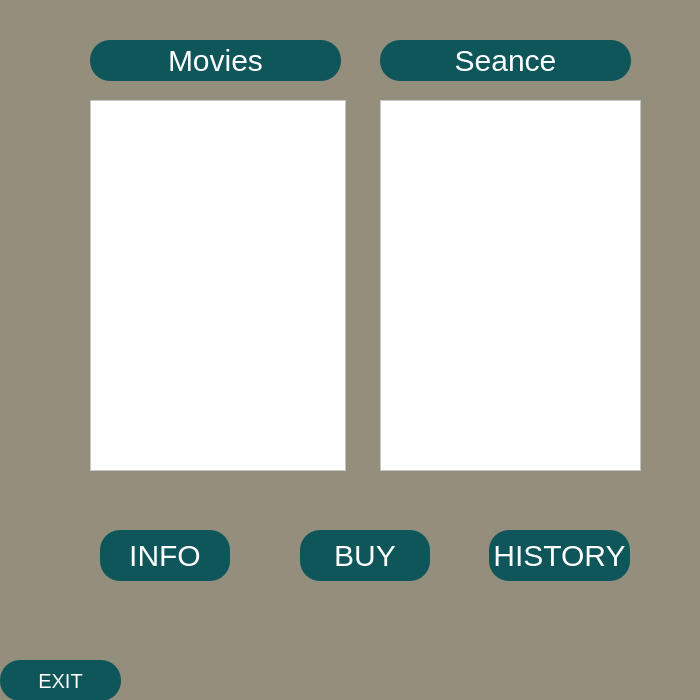
<?xml version="1.0" encoding="UTF-8"?>
<ui version="4.0">
 <class>Main_wind</class>
 <widget class="QWidget" name="Main_wind">
  <property name="geometry">
   <rect>
    <x>0</x>
    <y>0</y>
    <width>700</width>
    <height>700</height>
   </rect>
  </property>
  <property name="windowTitle">
   <string>Form</string>
  </property>
  <property name="styleSheet">
   <string notr="true">background-color: rgb(148, 143, 124);</string>
  </property>
  <widget class="QLabel" name="label_2">
   <property name="geometry">
    <rect>
     <x>380</x>
     <y>40</y>
     <width>251</width>
     <height>41</height>
    </rect>
   </property>
   <property name="styleSheet">
    <string notr="true">background-color: rgb(15, 86, 90);
color: rgb(255, 255, 255);
font-size: 30px;
border-radius: 20px</string>
   </property>
   <property name="text">
    <string>&lt;html&gt;&lt;head/&gt;&lt;body&gt;&lt;p align=&quot;center&quot;&gt;Seance&lt;/p&gt;&lt;/body&gt;&lt;/html&gt;</string>
   </property>
  </widget>
  <widget class="QPushButton" name="history">
   <property name="geometry">
    <rect>
     <x>489</x>
     <y>530</y>
     <width>141</width>
     <height>51</height>
    </rect>
   </property>
   <property name="styleSheet">
    <string notr="true">QPushButton:hover{
	background-color: rgb(23, 137, 143);
	color: rgb(255, 255, 255);
	font-size: 30px;
	border-radius: 20px
}
QPushButton:pressed{
	background-color:rgb(14, 85, 89);
	color: rgb(255, 255, 255);
	font-size: 30px;
	border-radius: 20px
}
QPushButton{
background-color: rgb(15, 86, 90);
color: rgb(255, 255, 255);
font-size: 30px;
border-radius: 20px
}
</string>
   </property>
   <property name="text">
    <string>HISTORY</string>
   </property>
  </widget>
  <widget class="QTableView" name="movies_table">
   <property name="geometry">
    <rect>
     <x>90</x>
     <y>100</y>
     <width>256</width>
     <height>371</height>
    </rect>
   </property>
   <property name="styleSheet">
    <string notr="true">background-color: rgb(255, 255, 255);</string>
   </property>
  </widget>
  <widget class="QPushButton" name="info">
   <property name="geometry">
    <rect>
     <x>100</x>
     <y>530</y>
     <width>130</width>
     <height>51</height>
    </rect>
   </property>
   <property name="styleSheet">
    <string notr="true">QPushButton:hover{
	background-color: rgb(23, 137, 143);
	color: rgb(255, 255, 255);
	font-size: 30px;
	border-radius: 20px
}
QPushButton:pressed{
	background-color:rgb(14, 85, 89);
	color: rgb(255, 255, 255);
	font-size: 30px;
	border-radius: 20px
}
QPushButton{
background-color: rgb(15, 86, 90);
color: rgb(255, 255, 255);
font-size: 30px;
border-radius: 20px
}
</string>
   </property>
   <property name="text">
    <string>INFO</string>
   </property>
  </widget>
  <widget class="QPushButton" name="buy_tickets">
   <property name="geometry">
    <rect>
     <x>300</x>
     <y>530</y>
     <width>130</width>
     <height>51</height>
    </rect>
   </property>
   <property name="styleSheet">
    <string notr="true">QPushButton:hover{
	background-color: rgb(23, 137, 143);
	color: rgb(255, 255, 255);
	font-size: 30px;
	border-radius: 20px
}
QPushButton:pressed{
	background-color:rgb(14, 85, 89);
	color: rgb(255, 255, 255);
	font-size: 30px;
	border-radius: 20px
}
QPushButton{
background-color: rgb(15, 86, 90);
color: rgb(255, 255, 255);
font-size: 30px;
border-radius: 20px
}
</string>
   </property>
   <property name="text">
    <string>BUY</string>
   </property>
  </widget>
  <widget class="QLabel" name="label">
   <property name="geometry">
    <rect>
     <x>90</x>
     <y>40</y>
     <width>251</width>
     <height>41</height>
    </rect>
   </property>
   <property name="styleSheet">
    <string notr="true">background-color: rgb(15, 86, 90);
color: rgb(255, 255, 255);
font-size: 30px;
border-radius: 20px</string>
   </property>
   <property name="text">
    <string>&lt;html&gt;&lt;head/&gt;&lt;body&gt;&lt;p align=&quot;center&quot;&gt;Movies&lt;/p&gt;&lt;/body&gt;&lt;/html&gt;</string>
   </property>
  </widget>
  <widget class="QTableView" name="seance_table">
   <property name="geometry">
    <rect>
     <x>380</x>
     <y>100</y>
     <width>261</width>
     <height>371</height>
    </rect>
   </property>
   <property name="styleSheet">
    <string notr="true">background-color: rgb(255, 255, 255);</string>
   </property>
  </widget>
  <widget class="QPushButton" name="exit_button">
   <property name="geometry">
    <rect>
     <x>0</x>
     <y>660</y>
     <width>121</width>
     <height>41</height>
    </rect>
   </property>
   <property name="styleSheet">
    <string notr="true">QPushButton:hover{
	background-color: rgb(23, 137, 143);
	color: rgb(255, 255, 255);
	font-size: 20px;
	border-radius: 20px
}
QPushButton:pressed{
	background-color:rgb(14, 85, 89);
	color: rgb(255, 255, 255);
	font-size: 20px;
	border-radius: 20px
}
QPushButton{
background-color: rgb(15, 86, 90);
color: rgb(255, 255, 255);
font-size: 20px;
border-radius: 20px
}
</string>
   </property>
   <property name="text">
    <string>EXIT</string>
   </property>
  </widget>
 </widget>
 <resources/>
 <connections/>
</ui>
